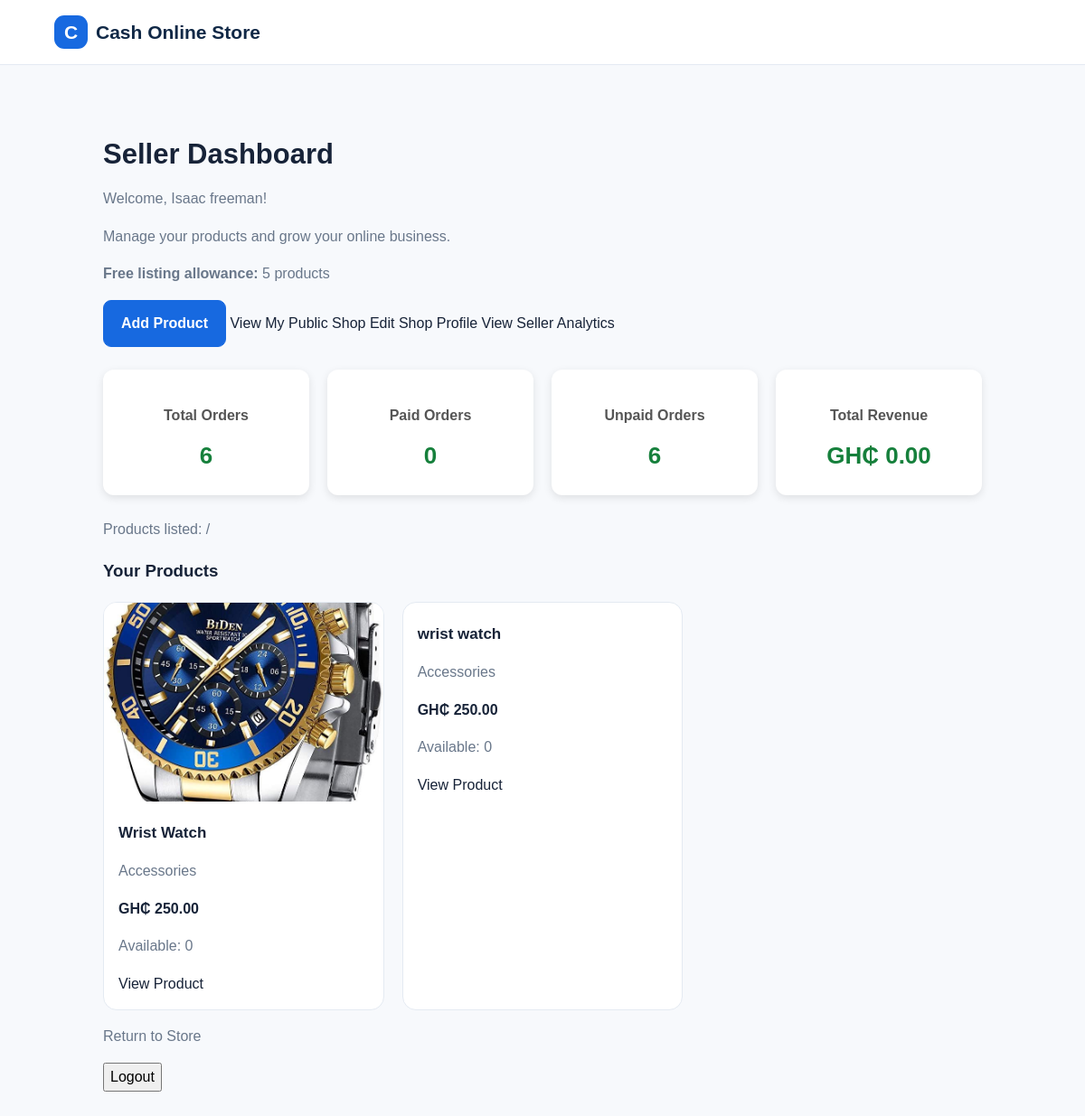
The app's page /seller/dashboard (signed in) with its own data.
### tables this page shows
CREATE TABLE products (
            id INTEGER PRIMARY KEY AUTOINCREMENT,
            seller_id INTEGER NOT NULL,
            name TEXT NOT NULL,
            category TEXT NOT NULL,
            price REAL NOT NULL CHECK(price >= 0),
            quantity INTEGER NOT NULL DEFAULT 1 CHECK(quantity >= 0),
            image TEXT,
            description TEXT,
            created_at TIMESTAMP DEFAULT CURRENT_TIMESTAMP,
            FOREIGN KEY (seller_id) REFERENCES users(id)
        );

### app.py (the view)
@app.route("/seller/dashboard")
def seller_dashboard():
    if "user_id" not in session:
        return redirect(url_for("login"))
    if session.get("user_role") != "seller":
        return redirect(url_for("home"))
    connection = get_db_connection()
    try:
        stats = connection.execute("""
            SELECT
                COUNT(o.id) AS total_orders,

                COALESCE(SUM(
                    CASE
                        WHEN o.payment_status = 'Paid' THEN 1
                        ELSE 0
                    END
                ), 0) AS paid_orders,

                COALESCE(SUM(
                    CASE
                        WHEN o.payment_status IS NULL
                             OR o.payment_status != 'Paid'
                        THEN 1
                        ELSE 0
                    END
                ), 0) AS unpaid_orders,

                COALESCE(SUM(
                    CASE
                        WHEN o.payment_status = 'Paid'
                        THEN o.total_price
                        ELSE 0
                    END
                ), 0) AS total_revenue

            FROM orders o
            JOIN products p ON p.id = o.product_id
            WHERE p.seller_id = ?
        """, (session["user_id"],)).fetchone()
        products = connection.execute("""
            SELECT *
            FROM products
            WHERE seller_id = ?
            ORDER BY id DESC
        """, (session["user_id"],)).fetchall()
    finally:
        connection.close()
    return render_template(
        "seller_dashboard.html",
        stats=stats,
        products=products
    )

### app.py (called while the page is built)
def get_db_connection():
    connection = sqlite3.connect(DATABASE)
    connection.row_factory = sqlite3.Row
    return connection

### templates/seller_dashboard.html (shortened to what this page needs)
<!DOCTYPE html>
<html lang="en">
<head>
    <link rel="stylesheet"
          href="{{ url_for('static', filename='style.css') }}">
</head>
<body>
<header class="navbar">
    <a class="logo" href="{{ url_for('home') }}">
        <span class="logo-icon">C</span>
        Cash Online Store
    </a>
</header>
<main class="section">
    <div class="account-note">
        <h2>Seller Dashboard</h2>
        <p>Welcome, {{ session.get('user_name') }}!</p>
        <p>Manage your products and grow your online business.</p>
        <p><strong>Free listing allowance:</strong> 5 products</p>
        <a class="primary-button" href="{{ url_for('add_product') }}">
    Add Product
</a>
<a href="{{ url_for('seller_profile', seller_id=session['user_id']) }}">
    View My Public Shop
</a>
<a href="{{ url_for('edit_seller_profile') }}">
    Edit Shop Profile
</a>
<a href="{{ url_for('seller_analytics') }}">
    View Seller Analytics
</a>
<section class="dashboard-stats">
    <div class="stat-card">
        <h3>Total Orders</h3>
        <p>{{ stats['total_orders'] }}</p>
    </div>
    <div class="stat-card">
        <h3>Paid Orders</h3>
        <p>{{ stats['paid_orders'] }}</p>
    </div>
    <div class="stat-card">
        <h3>Unpaid Orders</h3>
        <p>{{ stats['unpaid_orders'] }}</p>
    </div>
    <div class="stat-card">
        <h3>Total Revenue</h3>
        <p>GH₵ {{ "%.2f"|format(stats['total_revenue']) }}</p>
    </div>
</section>
<p>
    Products listed: {{ product_count }} / {{ product_limit }}
</p>
{% if products %}
    <h3>Your Products</h3>
    <div class="product-grid">
        {% for product in products %}
        <article class="product-card">
            {% if product["image"] %}
            <div class="product-image">
                <img src="{{ product['image'] }}"
                     alt="{{ product['name'] }}">
            </div>
            {% endif %}
            <div class="product-info">
                <h3>{{ product["name"] }}</h3>
                <p>{{ product["category"] }}</p>
                <strong>GH₵ {{ "%.2f"|format(product["price"]) }}</strong>
                <p>Available: {{ product["quantity"] }}</p>
                <a href="{{ url_for('product_detail', product_id=product['id']) }}">
                    View Product
                </a>
            </div>
        </article>
        {% endfor %}
    </div>
{% else %}
    <p>You have not listed any products yet.</p>
{% endif %}
        <p>
            <a href="{{ url_for('home') }}">Return to Store</a>
        </p>
        <form method="POST" action="{{ url_for('logout') }}">
            <button type="submit">Logout</button>
        </form>
    </div>
</main>
</body>
</html>

### static/style.css (style rules this page uses)
:root { --navy: #102846; --blue: #1769e0; --blue-light: #eaf2ff; --text: #172338; --muted: #69778a; --border: #e4eaf2; --background: #f7f9fc; --white: #ffffff; }
* { box-sizing: border-box; }
html { scroll-behavior: smooth; }
body { margin: 0; font-family: Arial, Helvetica, sans-serif; color: var(--text); background: var(--background); line-height: 1.6; }
a { color: inherit; text-decoration: none; }
button, input { font: inherit; }
button, a { -webkit-tap-highlight-color: transparent; }
.navbar { background: var(--white); padding: 17px 5%; display: flex; align-items: center; justify-content: space-between; gap: 22px; border-bottom: 1px solid var(--border); }
.logo { display: inline-flex; align-items: center; gap: 9px; font-size: 21px; font-weight: 800; color: var(--navy); white-space: nowrap; }
.logo-icon { display: grid; place-items: center; width: 37px; height: 37px; color: white; background: var(--blue); border-radius: 11px; }
.primary-button, .secondary-button { display: inline-block; padding: 12px 19px; border-radius: 9px; font-weight: 700; text-align: center; }
.primary-button { color: white; background: var(--blue); border: 1px solid var(--blue); }
.section { padding: 45px 5% 10px; scroll-margin-top: 25px; }
.section-heading h2, .seller-banner h2, .account-note h2 { margin: 4px 0; font-size: clamp(23px, 3vw, 31px); line-height: 1.3; }
.product-grid { display: grid; grid-template-columns: repeat(3, minmax(0, 1fr)); gap: 20px; }
.product-card { min-width: 0; overflow: hidden; background: white; border: 1px solid var(--border); border-radius: 15px; transition: transform 0.2s, box-shadow 0.2s; }
.product-image { display: block; position: relative; background: #edf1f7; height: 220px; overflow: hidden; }
.product-image img { width: 100%; height: 100%; object-fit: cover; display: block; }
.product-info { padding: 16px; }
.product-info h3 { font-size: 17px; margin: 5px 0; }
.seller-banner p, .account-note p { color: var(--muted); max-width: 650px; }
.account-note { margin: 0 5%; padding: 30px 0; scroll-margin-top: 20px; }
.product-image img { transition: transform 0.25s ease; }
.product-info h3 { overflow-wrap: anywhere; }
.dashboard-stats { display: grid; grid-template-columns: repeat(4, minmax(0, 1fr)); gap: 20px; margin: 25px 0; }
.stat-card { background: white; padding: 22px; border-radius: 12px; box-shadow: 0 3px 10px rgba(0, 0, 0, 0.1); text-align: center; }
.stat-card h3 { font-size: 16px; color: #555; margin-bottom: 12px; }
.stat-card p { font-size: 26px; font-weight: bold; color: #16803c; margin: 0; }

### records on screen
products: image (picture), name "Wrist Watch", category "Accessories", price "250.00", quantity "0"
products: name "wrist watch", category "Accessories", price "250.00", quantity "0"

### other values on screen
{{ session.get('user_name') }} "Isaac freeman"
{{ stats['total_orders'] }} "6"
{{ stats['paid_orders'] }} "0"
{{ stats['unpaid_orders'] }} "6"
{{ "%.2f"|format(stats['total_revenue']) }} "0.00"
